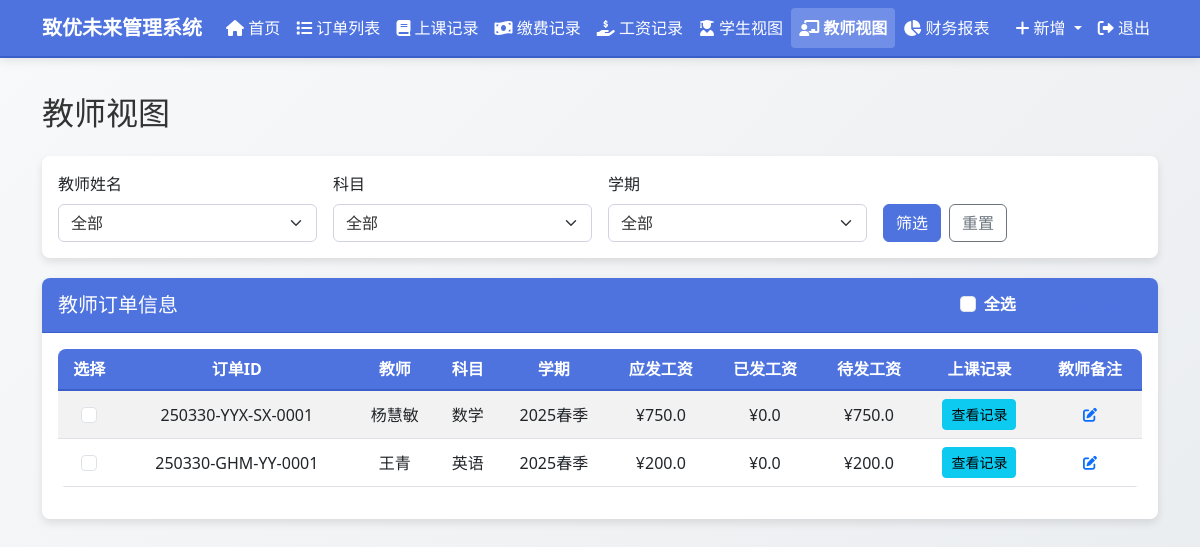
/teacher_view (signed in), run on an earlier commit of the app's database.
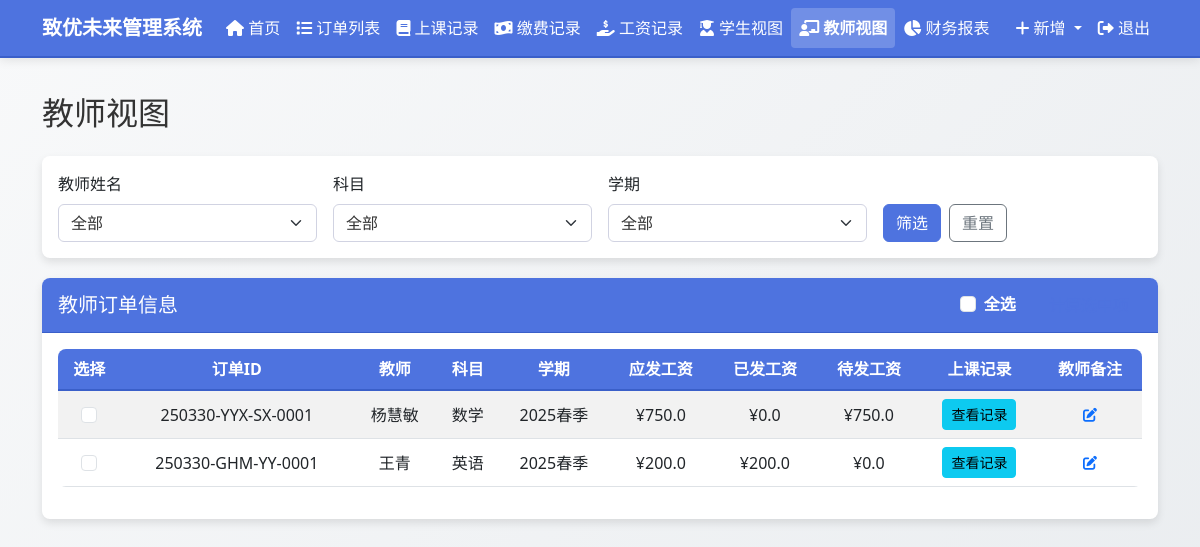
And on a later commit of the database.
### models.py (models this page shows, shortened)
class Order(db.Model):
    id = db.Column(db.Integer, primary_key=True)
    order_number = db.Column(db.String(50), unique=True, nullable=False, default="")
    student_name = db.Column(db.String(100), nullable=False)
    subject = db.Column(db.String(100), nullable=False)
    teacher_name = db.Column(db.String(100), nullable=False)
    semester = db.Column(db.String(100), nullable=False)
    total_classes = db.Column(db.Integer, default=0)
    completed_classes = db.Column(db.Integer, default=0)
    remaining_classes = db.Column(db.Integer, default=0)
    class_price = db.Column(db.Float, default=0.0)
    salary_price = db.Column(db.Float, default=0.0)  # 新增工资单价字段
    total_price = db.Column(db.Float, default=0.0)
    paid_amount = db.Column(db.Float, default=0.0)
    used_amount = db.Column(db.Float, default=0.0)
    remaining_amount = db.Column(db.Float, default=0.0)
    payable_salary = db.Column(db.Float, default=0.0)
    paid_salary = db.Column(db.Float, default=0.0)
    remaining_salary = db.Column(db.Float, default=0.0)
    order_note = db.Column(db.Text, nullable=True)
    teacher_note = db.Column(db.Text, nullable=True)
    student_note = db.Column(db.Text, nullable=True)
    created_at = db.Column(db.DateTime, default=datetime.now)
    class_records = db.relationship('ClassRecord', backref='order', lazy=True)
    payment_records = db.relationship('PaymentRecord', backref='order', lazy=True)
    salary_records = db.relationship('SalaryRecord', backref='order', lazy=True)

### routes.py (the view)
@app.route('/teacher_view')
@login_required
def teacher_view():
    teacher_name = request.args.get('teacher_name', '')
    subject = request.args.get('subject', '')
    semester = request.args.get('semester', '')
    query = Order.query
    if teacher_name:
        query = query.filter(Order.teacher_name == teacher_name)
    if subject:
        query = query.filter(Order.subject == subject)
    if semester:
        query = query.filter(Order.semester == semester)
    orders = query.all()
    all_teachers = db.session.query(Order.teacher_name).distinct().all()
    all_subjects = db.session.query(Order.subject).distinct().all()
    all_semesters = db.session.query(Order.semester).distinct().all()
    order_form = OrderForm()
    class_record_form = ClassRecordForm()
    payment_record_form = PaymentRecordForm()
    salary_record_form = SalaryRecordForm()
    all_orders = Order.query.all()
    class_record_form.order_id.choices = [(order.id, f"{order.order_number} - {order.student_name} - {order.subject}") for order in all_orders]
    payment_record_form.order_id.choices = [(order.id, f"{order.order_number} - {order.student_name} - {order.subject}") for order in all_orders]
    salary_record_form.order_id.choices = [(order.id, f"{order.order_number} - {order.teacher_name} - {order.subject}") for order in all_orders]
    return render_template('teacher_view.html',
                           title='教师视图',
                           orders=orders,
                           all_teachers=[teacher[0] for teacher in all_teachers],
                           all_subjects=[subject[0] for subject in all_subjects],
                           all_semesters=[semester[0] for semester in all_semesters],
                           selected_teacher=teacher_name,
                           selected_subject=subject,
                           selected_semester=semester,
                           edit_note_form=EditNoteForm(),
                           order_form=order_form,
                           class_record_form=class_record_form,
                           payment_record_form=payment_record_form,
                           salary_record_form=salary_record_form)

### forms.py
class OrderForm(FlaskForm):
    student_name = StringField('学生姓名', validators=[DataRequired()])
    subject = StringField('科目', validators=[DataRequired()])
    teacher_name = StringField('教师姓名', validators=[DataRequired()])
    semester = StringField('学期', validators=[DataRequired()])
    total_classes = IntegerField('总课程数', validators=[DataRequired(), NumberRange(min=1)])
    class_price = FloatField('课程单价', validators=[DataRequired(), NumberRange(min=0)])
    salary_price = FloatField('工资单价', validators=[DataRequired(), NumberRange(min=0)])
    order_note = TextAreaField('订单备注', validators=[Optional()])
    submit = SubmitField('保存')

### app.py (called while the page is built)
@login_manager.user_loader
def load_user(user_id):
    from models import User
    return User.query.get(int(user_id))

### templates/teacher_view.html (shortened to what the changed rows need)
{% extends "layout.html" %}
{% block content %}
<h2 class="mb-4">教师视图</h2>
<div class="card">
    <div class="card-body">
        {% if orders %}
        <div class="table-responsive">
            <table class="table table-striped table-hover">
                <thead>
                    <tr>
                        <th>选择</th>
                        <th>订单ID</th>
                        <th>教师</th>
                        <th>科目</th>
                        <th>学期</th>
                        <th>应发工资</th>
                        <th>已发工资</th>
                        <th>待发工资</th>
                        <th>上课记录</th>
                        <th>教师备注</th>
                    </tr>
                </thead>
                <tbody>
                    {% for order in orders %}
                    <tr>
                        <td>
                            <input type="checkbox" class="form-check-input order-checkbox" value="{{ order.id }}">
                        </td>
                        <td>{{ order.order_number }}</td>
                        <td>{{ order.teacher_name }}</td>
                        <td>{{ order.subject }}</td>
                        <td>{{ order.semester }}</td>
                        <td>¥{{ order.payable_salary }}</td>
                        <td>¥{{ order.paid_salary }}</td>
                        <td>¥{{ order.remaining_salary }}</td>
                        <td>
                            <button type="button" class="btn btn-sm btn-info view-class-records"
                                    data-bs-toggle="modal" data-bs-target="#classRecordsModal"
                                    data-order-id="{{ order.id }}">
                                查看记录
                            </button>
                        </td>
                        <td>
                            <button type="button" class="btn btn-sm btn-link edit-note"
                                    data-bs-toggle="modal" data-bs-target="#editNoteModal"
                                    data-note-id="{{ order.id }}"
                                    data-note-type="teacher_note"
                                    data-note-text="{{ order.teacher_note or '' }}">
                                <i class="fas fa-edit"></i>
                            </button>
                        </td>
                    </tr>
                    {% endfor %}
                </tbody>
            </table>
        </div>
        {% else %}
        <div class="alert alert-info">暂无符合条件的订单</div>
        {% endif %}
    </div>
</div>
{% endblock %}

What changed in the data, as far as the page shows it:
changed Order "250330-GHM-YY-0001": paid_salary "0.0" → "200.0"; remaining_salary "200.0" → "0.0"
